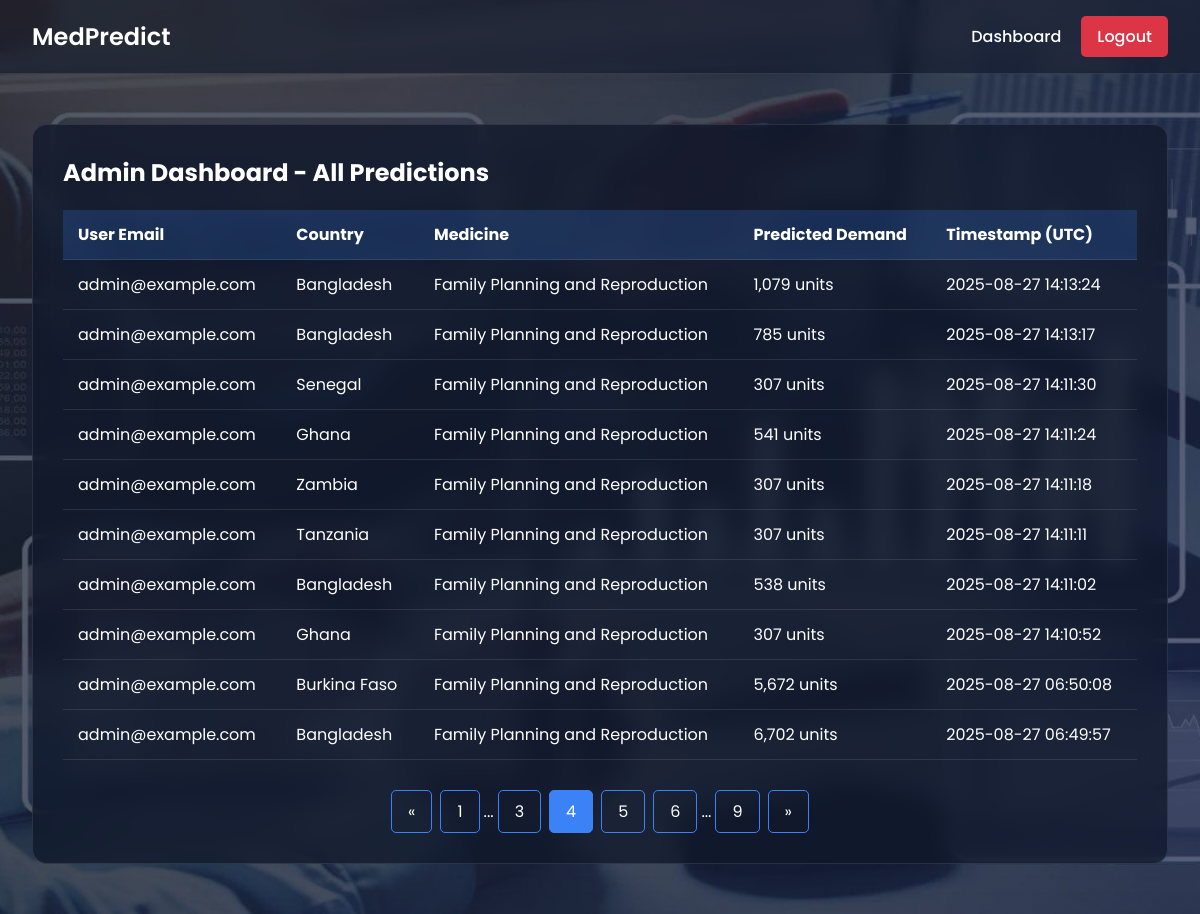
Page /admin?page=4 (signed in) on the committed database.
### app/auth.py (models this page shows)
class Prediction(db.Model):
    id = db.Column(db.Integer, primary_key=True)
    country = db.Column(db.String(100), nullable=False)
    medicine = db.Column(db.String(100), nullable=False)
    predicted_demand = db.Column(db.String(50), nullable=False)
    timestamp = db.Column(db.DateTime, default=datetime.utcnow)
    user_id = db.Column(db.Integer, db.ForeignKey('user.id'))

class User(UserMixin, db.Model):
    id = db.Column(db.Integer, primary_key=True)
    email = db.Column(db.String(150), unique=True)
    password = db.Column(db.String(150))
    is_admin = db.Column(db.Boolean, default=False, nullable=False)
    predictions = db.relationship('Prediction', backref='user', lazy=True)

### app/routes.py (the view)
@main.route('/admin')
@login_required
@admin_required
def admin_dashboard():
    page = request.args.get('page', 1, type=int)
    all_predictions = (
        Prediction.query
        .order_by(Prediction.timestamp.desc())
        .paginate(page=page, per_page=10)
    )
    return render_template('admin_dashboard.html', all_predictions=all_predictions)

### app/auth.py (called while the page is built)
@login_manager.user_loader
def load_user(user_id):
    return User.query.get(int(user_id))

### app/routes.py (called while the page is built)
def admin_required(f):
    @wraps(f)
    def decorated_function(*args, **kwargs):
        if not current_user.is_authenticated or not getattr(current_user, "is_admin", False):
            abort(403)
        return f(*args, **kwargs)
    return decorated_function

### app/templates/admin_dashboard.html (shortened to what this page needs)
<!DOCTYPE html>
<html lang="en">
<head>
</head>
<body>
    <div class="bg-container">
        <nav class="navbar">
            <a class="navbar-brand" href="/">MedPredict</a>
            <div class="nav-links">
                <a href="/dashboard">Dashboard</a>
                <a href="/logout" class="btn-logout">Logout</a>
            </div>
        </nav>
        <div class="container">
            <div class="admin-card">
                <h2>Admin Dashboard - All Predictions</h2>
                <table>
                    <thead>
                        <tr>
                            <th>User Email</th>
                            <th>Country</th>
                            <th>Medicine</th>
                            <th>Predicted Demand</th>
                            <th>Timestamp (UTC)</th>
                        </tr>
                    </thead>
                    <tbody>
                        {% for prediction in all_predictions.items %}
                        <tr>
                            <td>{{ prediction.user.email }}</td>
                            <td>{{ prediction.country }}</td>
                            <td>{{ prediction.medicine }}</td>
                            <td>{{ prediction.predicted_demand }}</td>
                            <td>{{ prediction.timestamp.strftime('%Y-%m-%d %H:%M:%S') }}</td>
                        </tr>
                        {% endfor %}
                    </tbody>
                </table>
                <div class="pagination">
                    <a href="{{ url_for('main.admin_dashboard', page=all_predictions.prev_num) }}" class="{{ 'disabled' if not all_predictions.has_prev else '' }}">&laquo;</a>
                    {% for page_num in all_predictions.iter_pages(left_edge=1, right_edge=1, left_current=1, right_current=2) %}
                        {% if page_num %}
                            <a href="{{ url_for('main.admin_dashboard', page=page_num) }}" class="{{ 'active' if page_num == all_predictions.page else '' }}">{{ page_num }}</a>
                        {% else %}...{% endif %}
                    {% endfor %}
                    <a href="{{ url_for('main.admin_dashboard', page=all_predictions.next_num) }}" class="{{ 'disabled' if not all_predictions.has_next else '' }}">&raquo;</a>
                </div>
            </div>
        </div>
    </div>
</body>
</html>

### rows in the picture
Prediction: user.email "admin@example.com", country "Bangladesh", medicine "Family Planning and Reproduction", predicted_demand "1,079 units", timestamp "2025-08-27 14:13:24"
Prediction: user.email "admin@example.com", country "Bangladesh", medicine "Family Planning and Reproduction", predicted_demand "785 units", timestamp "2025-08-27 14:13:17"
Prediction: user.email "admin@example.com", country "Senegal", medicine "Family Planning and Reproduction", predicted_demand "307 units", timestamp "2025-08-27 14:11:30"
Prediction: user.email "admin@example.com", country "Ghana", medicine "Family Planning and Reproduction", predicted_demand "541 units", timestamp "2025-08-27 14:11:24"
Prediction: user.email "admin@example.com", country "Zambia", medicine "Family Planning and Reproduction", predicted_demand "307 units", timestamp "2025-08-27 14:11:18"
Prediction: user.email "admin@example.com", country "Tanzania", medicine "Family Planning and Reproduction", predicted_demand "307 units", timestamp "2025-08-27 14:11:11"
Prediction: user.email "admin@example.com", country "Bangladesh", medicine "Family Planning and Reproduction", predicted_demand "538 units", timestamp "2025-08-27 14:11:02"
Prediction: user.email "admin@example.com", country "Ghana", medicine "Family Planning and Reproduction", predicted_demand "307 units", timestamp "2025-08-27 14:10:52"
Prediction: user.email "admin@example.com", country "Burkina Faso", medicine "Family Planning and Reproduction", predicted_demand "5,672 units", timestamp "2025-08-27 06:50:08"
Prediction: user.email "admin@example.com", country "Bangladesh", medicine "Family Planning and Reproduction", predicted_demand "6,702 units", timestamp "2025-08-27 06:49:57"

### other values in the picture
{{ page_num }} "1" "3" "4" "5" "6" "9"
